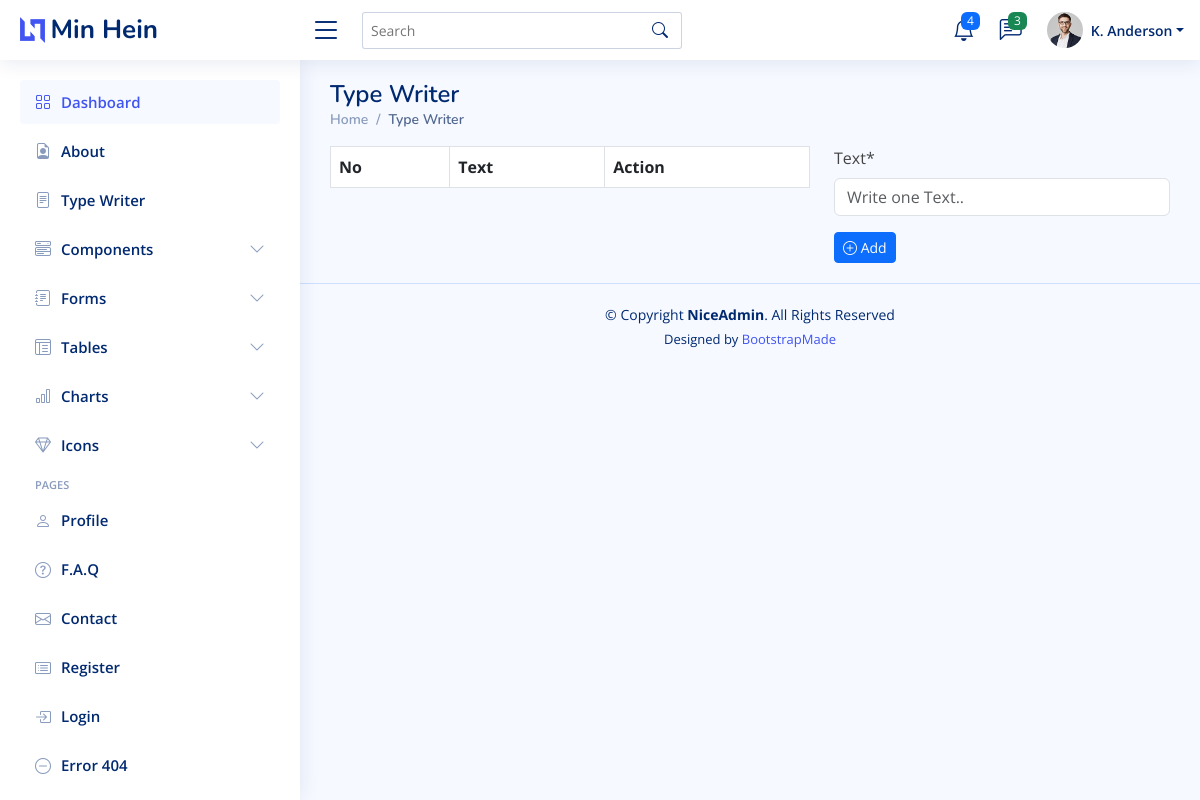
The app's page /dashboard/type_writer/, older data.
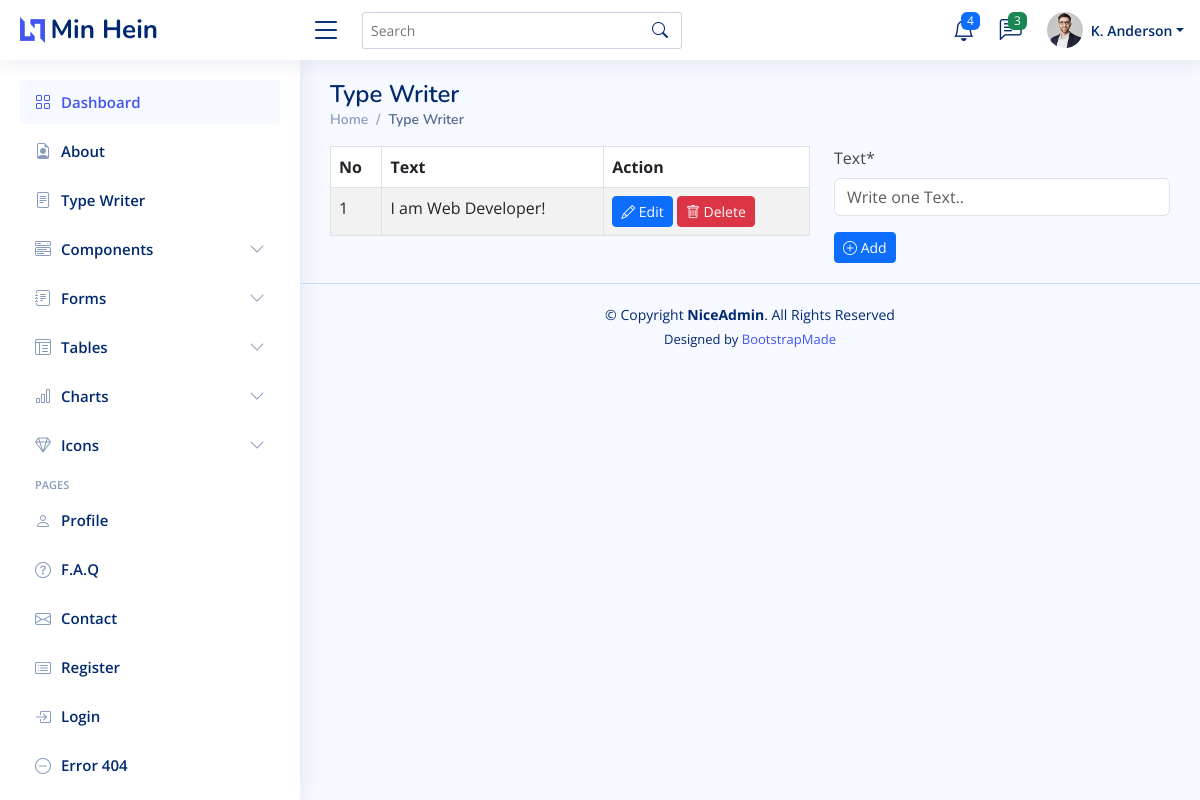
The same page, newer data.
### dashboard/models.py (models this page shows, shortened)
class TypeWriter(models.Model):
    text = models.CharField(max_length=100, null=True)
    created_at = models.DateTimeField(auto_now=True)
    updated_at = models.DateTimeField(auto_now_add=True)
    slug = models.SlugField(max_length=255, null=False,blank=True,unique=True,editable=False,)

### dashboard/views.py (the view)
# urls.py: path('type_writer/', views.type_writer, name="type-writer"),
def type_writer(request):
    page = "type_writer"
    type_writers = TypeWriter.objects.all()
    forms = TypeWriterForm()
    if request.method == "POST":
        form = TypeWriterForm(request.POST)
        if form.is_valid():
            form.save()
            messages.success(request, 'Has been added successfully!')
            return redirect('type-writer')
    context = {'page':page, 'type_writers':type_writers, 'forms':forms}
    return render(request, 'dashboard/type_writer/type_writer.html', context)

### dashboard/forms.py
class TypeWriterForm(forms.ModelForm):
    class Meta:
        model = TypeWriter
        fields = "__all__"
        widgets = {
            'text':forms.TextInput(attrs=({'placeholder':'Write one Text..'})),
        }

### dashboard/templates/dashboard/type_writer/type_writer.html (shortened to what this page needs)
{% extends 'dashboard/main.html' %}
{% load crispy_forms_tags %}
{% block content %}
<div class="pagetitle">
    <h1>Type Writer</h1>
    <nav>
      <ol class="breadcrumb">
        <li class="breadcrumb-item"><a href="{% url 'dashboard' %}">Home</a></li>
        <li class="breadcrumb-item active">Type Writer</li>
      </ol>
    </nav>
</div>
<div class="row">
    <div class="col-md-7">
        <table class="table table-striped table-bordered">
            <thead>
              <tr>
                <th scope="col">No</th>
                <th scope="col">Text</th>
                <th scope="col">Action</th>
              </tr>
            </thead>
            <tbody>
              {% for i in type_writers %}
                <tr>
                    <td>{{ forloop.counter }}</td>
                    <td>{{ i.text }}</td>
                    <td>
                        <a href="{% url 'type-writer-edit' i.slug %}" class="btn btn-primary btn-sm">
                            <i class="bi bi-pencil"></i> Edit
                        </a>
                        <a href="{% url 'type-writer-delete' i.slug %}" class="btn btn-danger btn-sm">
                            <i class="bi bi-trash"></i> Delete
                        </a>
                    </td>
                </tr>
              {% endfor %}
            </tbody>
          </table>
    </div>
    {% if page == "type_writer" %}
    <div class="col-md-5">
        <form method="post">
            {{ forms.text|as_crispy_field }}
            <button type="submit" class="btn btn-primary btn-sm">
                <i class="bi bi-plus-circle"></i> Add
            </button>
        </form>
    </div>
    {% endif %}
</div>
{% endblock content %}

Row changes from the older to the newer data that the page shows:
added TypeWriter: text "I am Web Developer!"
